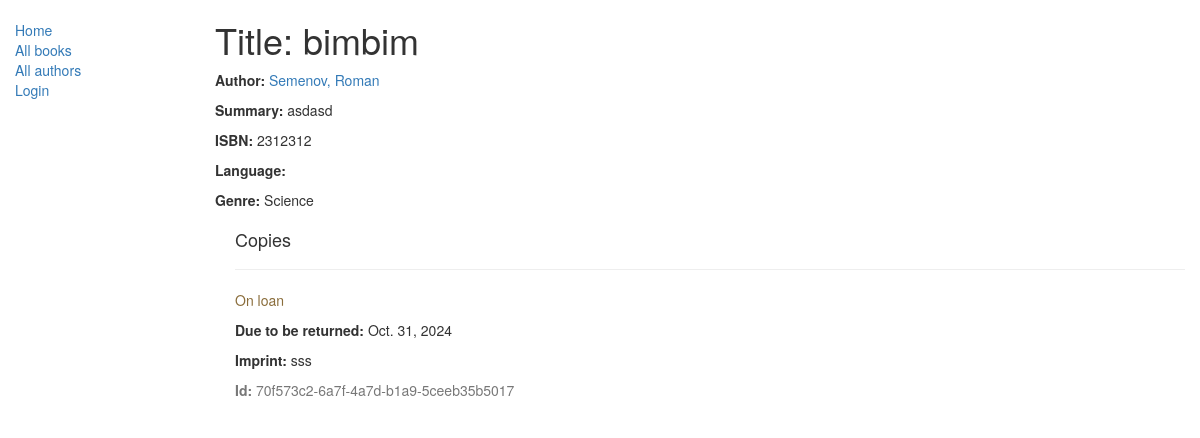
/catalog/book/1, run on the app's committed database.
### catalog/models.py (models this page shows, shortened)
class Book(models.Model):
    title = models.CharField(max_length=200)
    author = models.ForeignKey('Author', on_delete=models.SET_NULL, null=True)
    summary = models.TextField(max_length=1000, help_text="Enter a brief description of the book")
    isbn = models.CharField('ISBN',max_length=13, help_text='13 Character <a href="https://www.isbn-international.org/content/what-isbn">ISBN number</a>')
    genre = models.ManyToManyField(Genre, help_text="Select a genre for this book")
    def display_genre(self):
        return ', '.join([genre.name for genre in self.genre.all()[:3]])
    display_genre.short_description = 'Genre'

class Author(models.Model):
    first_name = models.CharField(max_length=100)
    last_name = models.CharField(max_length=100)
    date_of_birth = models.DateField(null=True, blank=True)
    date_of_death = models.DateField('Died', null=True, blank=True)
    def __str__(self):
        return '%s, %s' % (self.last_name, self.first_name)

class Genre(models.Model):
    name = models.CharField(max_length=200, help_text="Enter a book genre (e.g. Science Fiction, French Poetry etc.)")
    def __str__(self):
        return self.name

class BookInstance(models.Model):
    id = models.UUIDField(primary_key=True, default=uuid.uuid4, help_text="Unique ID for this particular book across whole library")
    book = models.ForeignKey('Book', on_delete=models.SET_NULL, null=True)
    imprint = models.CharField(max_length=200)
    due_back = models.DateField(null=True, blank=True)
    borrower = models.ForeignKey(User, on_delete=models.SET_NULL, null=True, blank=True)
    LOAN_STATUS = (
        ('m', 'Maintenance'),
        ('o', 'On loan'),
        ('a', 'Available'),
        ('r', 'Reserved'),
    )
    status = models.CharField(max_length=1, choices=LOAN_STATUS, blank=True, default='m', help_text='Book availability')
    class Meta:
        ordering = ["due_back"]
        permissions = (("can_mark_returned", "Set book as returned"),)

### catalog/views.py (the view)
# urls.py: path('book/<int:pk>', BookDetailView.as_view(), name='book-detail'),
class BookDetailView(generic.DetailView):
    model = Book

### catalog/templates/catalog/book_detail.html
{% extends "catalog/base_generic.html" %}
{% block content %}
  <h1>Title: {{ book.title }}</h1>
  <p><strong>Author:</strong> <a href="">{{ book.author }}</a></p>
  <p><strong>Summary:</strong> {{ book.summary }}</p>
  <p><strong>ISBN:</strong> {{ book.isbn }}</p>
  <p><strong>Language:</strong> {{ book.language }}</p>
  <p><strong>Genre:</strong> {% for genre in book.genre.all %} {{ genre }}{% if not forloop.last %}, {% endif %}{% endfor %}</p>
  <div style="margin-left:20px;margin-top:20px">
    <h4>Copies</h4>
    {% for copy in book.bookinstance_set.all %}
    <hr>
    <p class="{% if copy.status == 'a' %}text-success{% elif copy.status == 'd' %}text-danger{% else %}text-warning{% endif %}">{{ copy.get_status_display }}</p>
    {% if copy.status != 'a' %}<p><strong>Due to be returned:</strong> {{copy.due_back}}</p>{% endif %}
    <p><strong>Imprint:</strong> {{copy.imprint}}</p>
    <p class="text-muted"><strong>Id:</strong> {{copy.id}}</p>
    {% endfor %}
  </div>
{% endblock %}

### data on the page
Book: title "bimbim", author "Semenov, Roman", summary "asdasd", isbn "2312312"
Genre: name "Science"
BookInstance: status "On loan", due_back "Oct. 31, 2024", imprint "sss", id "70f573c2-6a7f-4a7d-b1a9-5ceeb35b5017"
